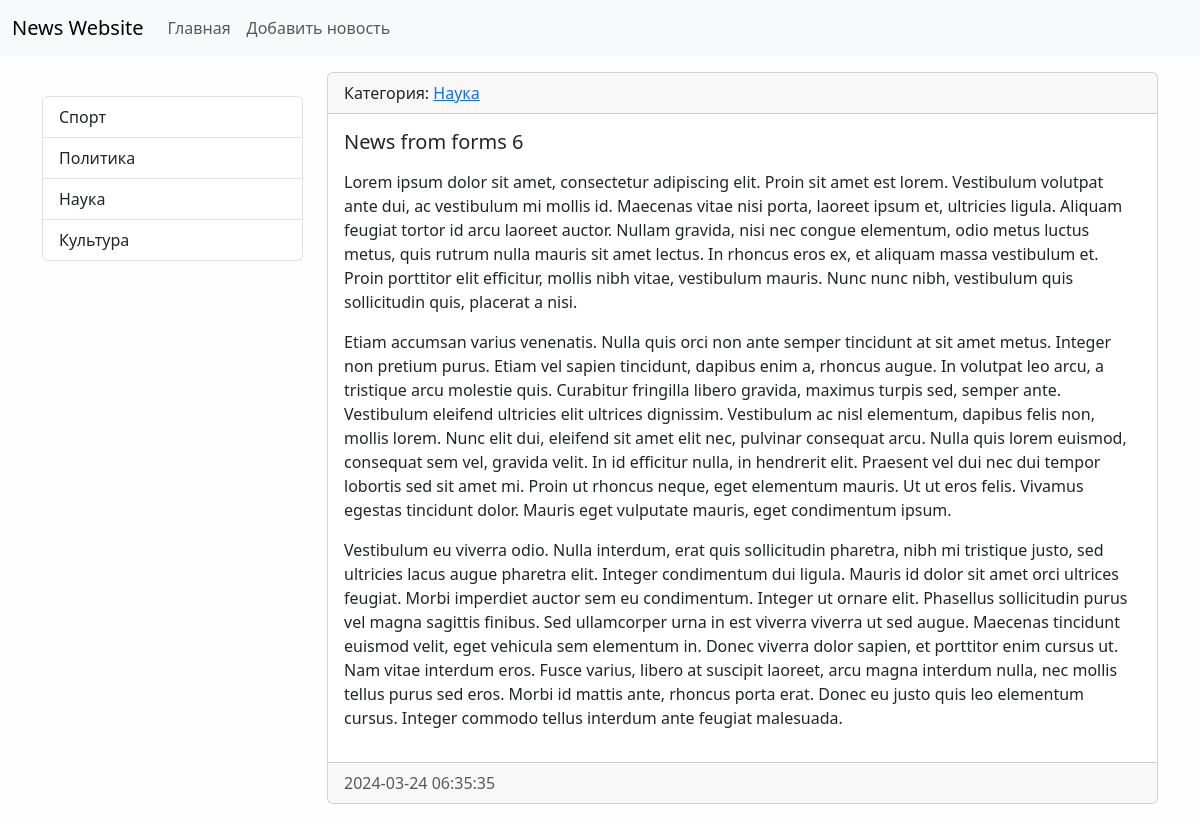
The app's page /news/13/ with its own data.
### news/models.py (models this page shows, shortened)
class Category(models.Model):
    title = models.CharField(max_length=150, db_index=True, verbose_name='Наименование категории')
    def get_absolute_url(self):
        return reverse('category', kwargs={'category_id': self.pk})
    class Meta:
        verbose_name = 'Категория'
        verbose_name_plural = 'Категории'
        ordering = ['-title']

class News(models.Model):
    title = models.CharField(max_length = 150, verbose_name='Наименование')
    content = models.TextField(blank = True, verbose_name='Контент')
    created_at = models.DateTimeField(auto_now_add = True, verbose_name='Дата публикации')
    updated_at = models.DateTimeField(auto_now = True, verbose_name='Обновлено')
    is_published = models.BooleanField(default=True, verbose_name='Опубликовано')
    category = models.ForeignKey('Category', on_delete=models.PROTECT, verbose_name='Категория')
    class Meta:
        verbose_name = 'Новость'
        verbose_name_plural = 'Новости'
        ordering = ['-created_at']

### news/views.py (the view)
# urls.py: path('news/<int:pk>/', ViewNews.as_view(), name='view_news'),
class ViewNews(DetailView):
    model = News
    context_object_name = 'news_item'

### news/templatetags/news_tags.py (called while the page is built)
@register.inclusion_tag('news/list_categories.html')
def show_categories(arg1='Hello', arg2='world'):
    categories = Category.objects.all()
    return {'categories': categories}

### news/templates/news/news_detail.html (shortened to what this page needs)
{% extends 'base.html'%}
{% block sidebar %}
  {% include 'inc/_sidebar.html'%}
{% endblock %}
{% block content %}
  <div class="card mb-3">
    <div class="card-header">
      Категория:
      <a href="{{news_item.category.get_absolute_url}}">{{news_item.category.title}}</a>
    </div>
    <div class="card-body">
      <h5 class="card-title">{{news_item.title}}</h5>
      <p class="card-text">{{news_item.content|linebreaks}}</p>
    </div>
    <div class="card-footer text-body-secondary">
      {{news_item.created_at|date:'Y-m-d H:i:s'}}
    </div>
  </div>
{% endblock %}

### news/templates/news/list_categories.html
<div class="list-group">
    {%for item in categories%}
    <a
      href="{{item.get_absolute_url}}"
      class="list-group-item list-group-item-action"
      >{{item.title}}</a
    >
    {%endfor%}
  </div>

### mysite/static/css/style.css (style rules this page uses)
body { background-color: #fefefe; }

### records on screen
Category: title "Спорт"
Category: title "Политика"
Category: title "Наука"
Category: title "Культура"
News: category "Наука", title "News from forms 6", content "Lorem ipsum dolor sit amet, consectetur adipiscing elit. Proin sit amet est lorem. Vestibulum volutpat ante dui, ac vestibulum mi mollis id. Maecenas vitae nisi porta, laoreet ipsum et, ultricies ligula. Aliquam feugiat tortor id arcu laoreet auctor. Nullam gravida, nisi nec congue elementum, odio metus luctus metus, quis rutrum nulla mauris sit amet lectus. In rhoncus eros ex, et aliquam massa vestibulum et. Proin porttitor elit efficitur, mollis nibh vitae, vestibulum mauris. Nunc nunc nibh, vestibulum quis sollicitudin quis, placerat a nisi. Etiam accumsan varius venenatis. Nulla quis orci non ante semper tincidunt at sit amet metus. Integer non pretium purus. Etiam vel sapien tincidunt,…", created_at "2024-03-24 06:35:35"
